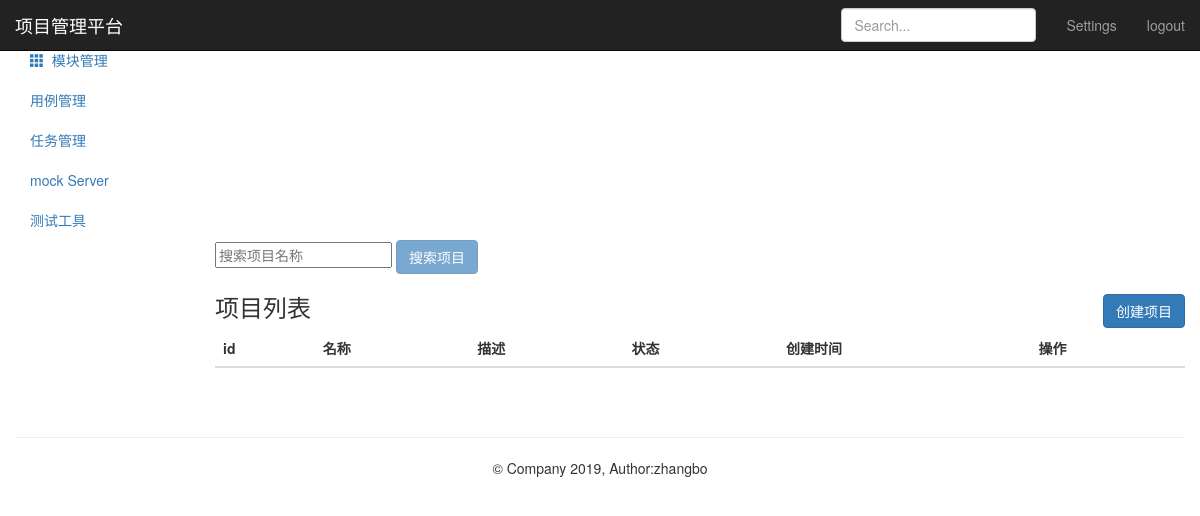
Page /project/ (signed in) on the earlier database version.
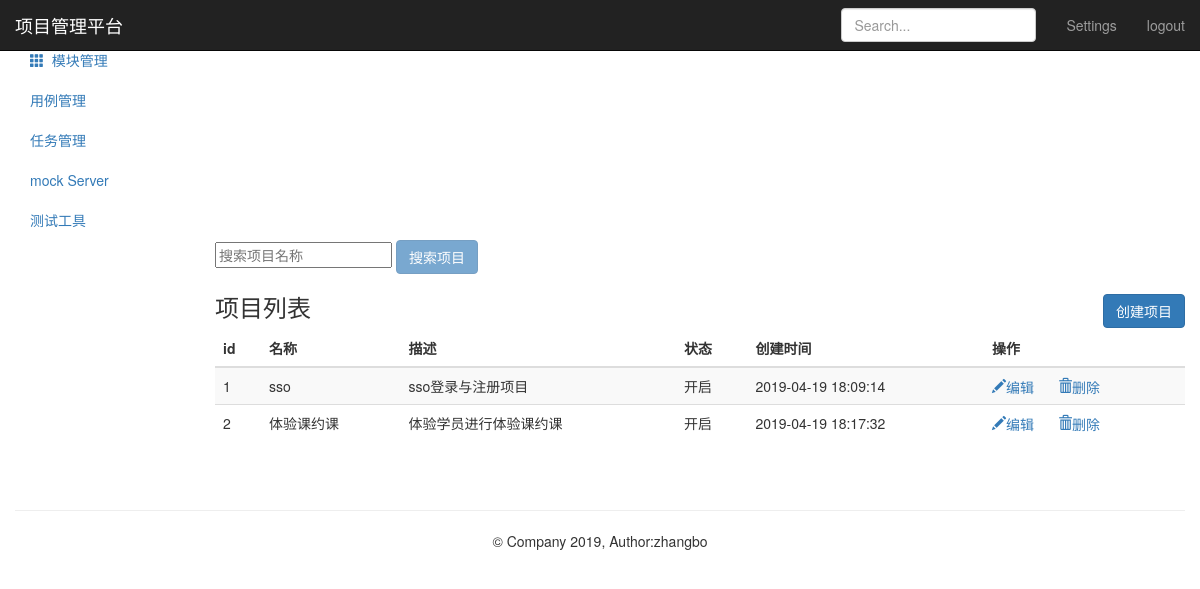
Same page on the later database version.
### project_app/models.py (models this page shows, shortened)
class Project(models.Model):
      name = models.CharField("名称",max_length=50,null=False)
      describe = models.TextField("描述",default="",max_length=50)
      status = models.BooleanField("状态",default=1)
      update_time = models.DateTimeField(auto_now=True)
      create_time = models.DateTimeField(auto_now_add=True)

### project_app/views.py (the view)
# urls.py: path('',views.project_manage),
@login_required
def project_manage(request):
    project_all = Project.objects.all()
    return render(request,"project.html",{"projects":project_all,"type":"list"})

### templates/project.html (shortened to what the changed rows need)
{% extends "base.html" %}
{% block base %}
    <div class="container-fluid">
        <div class="row">
            <div class="col-sm-9 col-sm-offset-3 col-md-10 col-md-offset-2 main">
                {% if type == "list" %}
                <div class="table-responsive">
                    <table class="table table-striped">
                        <thead>
                            <tr style="text-align: center">
                                <th>id</th>
                                <th>名称</th>
                                <th>描述</th>
                                <th>状态</th>
                                <th>创建时间</th>
                                <th>操作</th>
                            </tr>
                        </thead>
                        <tbody>
                            {% for project in projects %}
                            <tr>
                                  <td>{{ project.id}}</td>
                                  <td>{{ project.name}}</td>
                                  <td>{{ project.describe}}</td>
                                  <td>
                                      {% if project.status == True %}
                                          <span>开启</span>
                                      {% elif project.status == False %}
                                          <span>禁用</span>
                                      {% endif %}
                                  </td>
                                  <td>{{ project.create_time | date:"Y-m-d H:i:s" }}</td>
                                  <td>
                                      <a href="/project/edit_project/{{ project.id }}/">
                                          <i class="glyphicon glyphicon-pencil">编辑</i>
                                      </a>
                                      <a href="/project/delete_project/{{ project.id }}/" style="margin-left:20px;">
                                          <i class="glyphicon glyphicon-trash">删除</i>
                                      </a>
                                  </td>
                            </tr>
                            {% endfor %}
                        </tbody>
                    </table>
                </div>
                {% endif %}
            </div>
        </div>
    </div>
{% endblock %}

Differences in the rows shown:
added Project: id "1", name "sso", describe "sso登录与注册项目", status "开启", create_time "2019-04-19 18:09:14"
added Project: id "2", name "体验课约课", describe "体验学员进行体验课约课", status "开启", create_time "2019-04-19 18:17:32"
